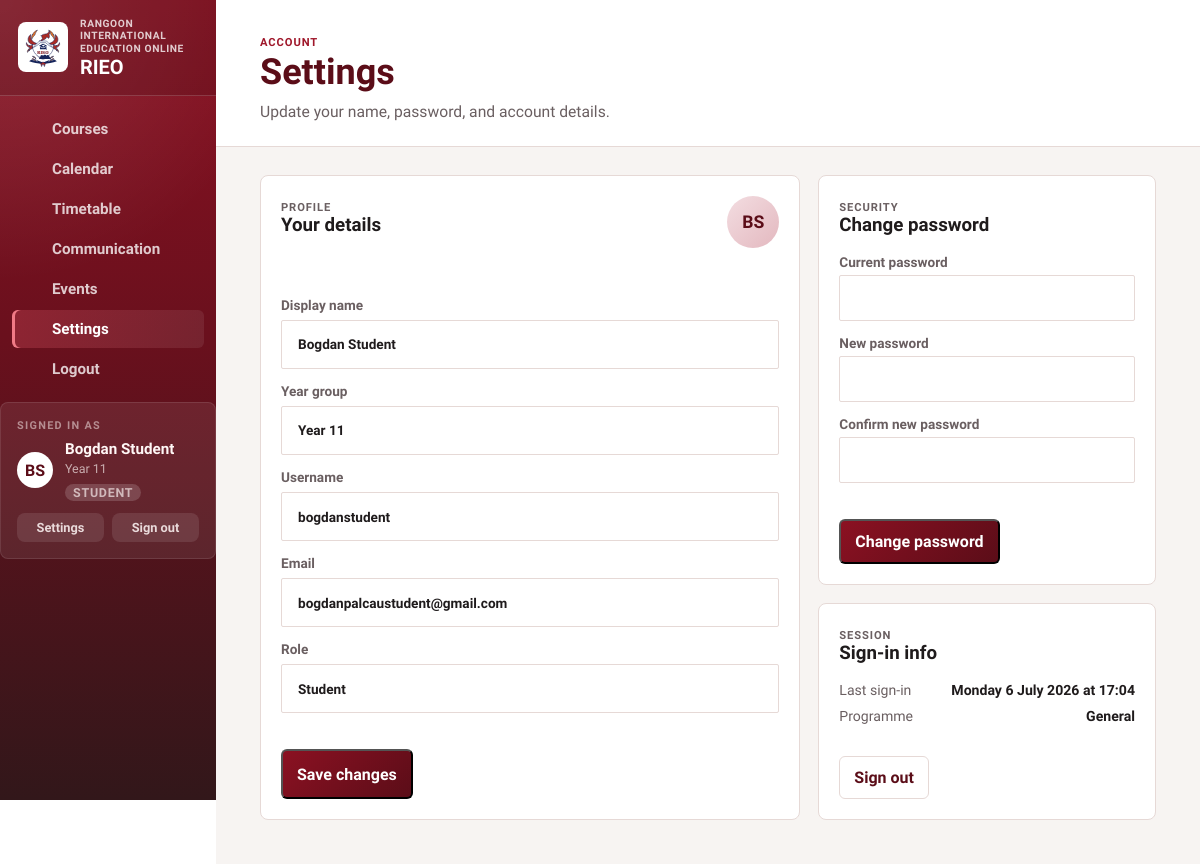
Page /settings.php (signed in) on the committed database.
### tables this page shows
CREATE TABLE "users" (
                    id            INTEGER PRIMARY KEY AUTOINCREMENT,
                    username      TEXT    NOT NULL UNIQUE,
                    email         TEXT    NOT NULL UNIQUE,
                    password_hash TEXT    NOT NULL,
                    name          TEXT    NOT NULL,
                    year          TEXT    NOT NULL DEFAULT 'Year 11',
                    programme     TEXT    NOT NULL DEFAULT 'General',
                    initials      TEXT    NOT NULL DEFAULT 'ST',
                    role          TEXT    NOT NULL DEFAULT 'student'
                                          CHECK(role IN ('owner','admin','teacher','student')),
                    created_at    TEXT    NOT NULL DEFAULT (datetime('now'))
                );

### public/settings.php (the view, shortened to what this page needs)
<?php
require_once __DIR__ . '/../bootstrap.php';
$me  = portal_current_user();
$meId = (int) ($me['id'] ?? 0);
$meDb = $meId > 0 ? portal_find_user_by_id($meId) : null;
$me = $meDb;
$me = portal_find_user_by_id((int) $me['id']) ?? $me;
$active_page      = 'settings';
$page_eyebrow     = 'Account';
$page_heading     = 'Settings';
$page_description = 'Update your name, password, and account details.';
?>
<section class="settings-layout">
    <article class="card-shell">
        <div class="section-head">
            <div>
                <p class="eyebrow">Profile</p>
                <h3 class="card-title">Your details</h3>
            </div>
            <div class="settings-avatar"><?= portal_escape($me['initials']) ?></div>
        </div>
        <form method="POST" class="settings-form-live">
            <label class="settings-field">
                <span>Display name</span>
                <input class="settings-input" type="text" name="name"
                       value="<?= portal_escape($me['name']) ?>" required maxlength="150">
            </label>
            <label class="settings-field">
                <span>Year group</span>
                <input class="settings-input" type="text" name="year"
                       value="<?= portal_escape($me['year']) ?>" maxlength="50">
            </label>
            <label class="settings-field">
                <span>Username</span>
                <input class="settings-input" type="text" value="<?= portal_escape($me['username']) ?>" disabled>
            </label>
            <label class="settings-field">
                <span>Email</span>
                <input class="settings-input" type="email" value="<?= portal_escape($me['email']) ?>" disabled>
            </label>
            <label class="settings-field">
                <span>Role</span>
                <input class="settings-input" type="text" value="<?= portal_escape(ucfirst($me['role'])) ?>" disabled>
            </label>
            <div class="button-row">
                <button type="submit" class="button">Save changes</button>
            </div>
        </form>
    </article>
    <div class="stack">
        <article class="card-shell">
            <div class="section-head">
                <div>
                    <p class="eyebrow">Security</p>
                    <h3 class="card-title">Change password</h3>
                </div>
            </div>
            <form method="POST" class="settings-form-live">
                <label class="settings-field">
                    <span>Current password</span>
                    <input class="settings-input" type="password" name="current_password" required autocomplete="current-password">
                </label>
                <label class="settings-field">
                    <span>New password</span>
                    <input class="settings-input" type="password" name="new_password" required minlength="6" autocomplete="new-password">
                </label>
                <label class="settings-field">
                    <span>Confirm new password</span>
                    <input class="settings-input" type="password" name="confirm_password" required autocomplete="new-password">
                </label>
                <div class="button-row">
                    <button type="submit" class="button">Change password</button>
                </div>
            </form>
        </article>
        <article class="card-shell">
            <div class="section-head">
                <div>
                    <p class="eyebrow">Session</p>
                    <h3 class="card-title">Sign-in info</h3>
                </div>
            </div>
            <div class="settings-info-rows">
                <div class="settings-info-row">
                    <span>Last sign-in</span>
                    <strong><?= portal_escape(portal_login_time_text()) ?></strong>
                </div>
                <div class="settings-info-row">
                    <span>Programme</span>
                    <strong><?= portal_escape($me['programme']) ?></strong>
                </div>
            </div>
            <div class="button-row" style="margin-top:14px;">
                <a class="button-secondary" href="logout.php">Sign out</a>
            </div>
        </article>
    </div>
</section>
<?php
$page_content = ob_get_clean();
require __DIR__ . '/../layout.php';

### layout.php (shortened to what this page needs)
<?php
require_once __DIR__ . '/bootstrap.php';
$layout_variant = $layout_variant ?? $layoutVariant ?? 'app';
$active_page = $active_page ?? $activePage ?? 'courses';
$page_eyebrow = $page_eyebrow ?? $pageEyebrow ?? 'Student workspace';
$page_heading = $page_heading ?? $pageHeading ?? 'Courses';
$page_description = $page_description ?? $pageDescription ?? 'Keep up with your classes, deadlines, and the things happening around school.';
$page_content = $page_content ?? $pageContent ?? '';
$auth_heading = $auth_heading ?? $authHeading ?? portal_school_name();
$navItems = [
    ['key' => 'courses',       'label' => 'Courses',       'href' => 'courses.php',       'icon' => 'book-open'],
    ['key' => 'calendar',      'label' => 'Calendar',      'href' => 'calendar.php',      'icon' => 'calendar'],
    ['key' => 'timetable',     'label' => 'Timetable',     'href' => 'timetable.php',     'icon' => 'clock'],
    ['key' => 'communication', 'label' => 'Communication', 'href' => 'communication.php', 'icon' => 'megaphone'],
    ['key' => 'events',        'label' => 'Events',        'href' => 'events.php',        'icon' => 'sparkles'],
    ['key' => 'settings',      'label' => 'Settings',      'href' => 'settings.php',      'icon' => 'settings'],
    ['key' => 'logout',        'label' => 'Logout',        'href' => 'logout.php',        'icon' => 'log-out'],
];
$asset_version = '20260426k';
$logo_src = 'assets/rieo-crest.svg?v=' . $asset_version;
$style_src = '../style.css?v=' . $asset_version;
?>
<!DOCTYPE html>
<html lang="en">
<head>
    <link rel="stylesheet" href="<?= portal_escape($style_src) ?>">
</head>
<body<?= $layout_variant === 'auth' ? ' class="login-body"' : '' ?>>
    <?php if ($layout_variant === 'auth'): ?>
        <main class="login-shell">
            <section class="login-panel">
                <div class="login-brand">
                    <img class="auth-main-logo" src="<?= portal_escape($logo_src) ?>" width="56" height="56" alt="<?= portal_escape(portal_school_name()) ?> crest">
                    <div>
                        <strong><?= portal_escape(portal_school_short_name()) ?></strong>
                        <span><?= portal_escape($auth_heading) ?></span>
                    </div>
                </div>
                <?= $page_content ?>
            </section>
        </main>
    <?php else: ?>
        <div class="portal-shell">
            <aside class="sidebar">
                <div class="brand-block">
                    <img class="brand-logo" src="<?= portal_escape($logo_src) ?>" width="82" height="82" alt="<?= portal_escape(portal_school_name()) ?> crest">
                    <div>
                        <p class="brand-kicker"><?= portal_escape(portal_school_name()) ?></p>
                        <h1><?= portal_escape(portal_school_short_name()) ?></h1>
                    </div>
                </div>
                <nav class="sidebar-nav" aria-label="Sidebar">
                    <?php foreach ($navItems as $item): ?>
                        <?php $isActive = $item['key'] === $active_page; ?>
                        <a class="nav-link<?= $isActive ? ' active' : '' ?>" href="<?= portal_escape($item['href']) ?>">
                            <?= portal_icon($item['icon'], 'nav-icon') ?>
                            <span><?= portal_escape($item['label']) ?></span>
                        </a>
                    <?php endforeach; ?>
                </nav>
                <?php
                    $__sidebarUser = portal_current_user();
                    $__sidebarRole = portal_current_user_role();
                    $__sidebarMeta = $__sidebarUser['year'] ?? '';
                ?>
                <div class="sidebar-user-card">
                    <p class="sidebar-logged-in-label">Signed in as</p>
                    <div class="sidebar-user-row">
                        <div class="student-avatar"><?= portal_escape($__sidebarUser['initials'] ?? 'ST') ?></div>
                        <div class="sidebar-user-info">
                            <strong><?= portal_escape($__sidebarUser['name'] ?? 'Student') ?></strong>
                            <span><?= portal_escape($__sidebarMeta) ?></span>
                            <span class="sidebar-role-badge sidebar-role-badge--<?= portal_escape($__sidebarRole) ?>"><?= portal_escape(ucfirst($__sidebarRole)) ?></span>
                        </div>
                    </div>
                    <div class="sidebar-user-actions">
                        <a class="sidebar-user-action" href="settings.php">Settings</a>
                        <a class="sidebar-user-action sidebar-user-action--danger" href="logout.php">Sign out</a>
                    </div>
                </div>
            </aside>
            <main class="main-panel">
                <header class="topbar">
                    <div>
                        <p class="eyebrow"><?= portal_escape($page_eyebrow) ?></p>
                        <h2><?= portal_escape($page_heading) ?></h2>
                        <p class="lead-copy"><?= portal_escape($page_description) ?></p>
                    </div>
                </header>
                <div class="page-content">
                    <?= $page_content ?>
                </div>
            </main>
        </div>
    <?php endif; ?>
</body>
</html>

### rows in the picture
users: initials "BS", name "Bogdan Student", year "Year 11", portal_escape(ucfirst($__sidebarRole)) "STUDENT", username "bogdanstudent", email "bogdanpalcaustudent@gmail.com", role "Student", programme "General"

### other values in the picture
portal_escape(portal_school_name()) "RANGOON INTERNATIONAL EDUCATION ONLINE"
portal_escape(portal_school_short_name()) "RIEO"
portal_escape($item['label']) "Courses"
portal_escape($item['label']) "Calendar"
portal_escape($item['label']) "Timetable"
portal_escape($item['label']) "Communication"
portal_escape($item['label']) "Events"
portal_escape($item['label']) "Settings"
portal_escape($item['label']) "Logout"
portal_escape($page_eyebrow) "ACCOUNT"
portal_escape($page_heading) "Settings"
portal_escape($page_description) "Update your name, password, and account details."
portal_escape(portal_login_time_text()) "Monday 6 July 2026 at 17:04"
